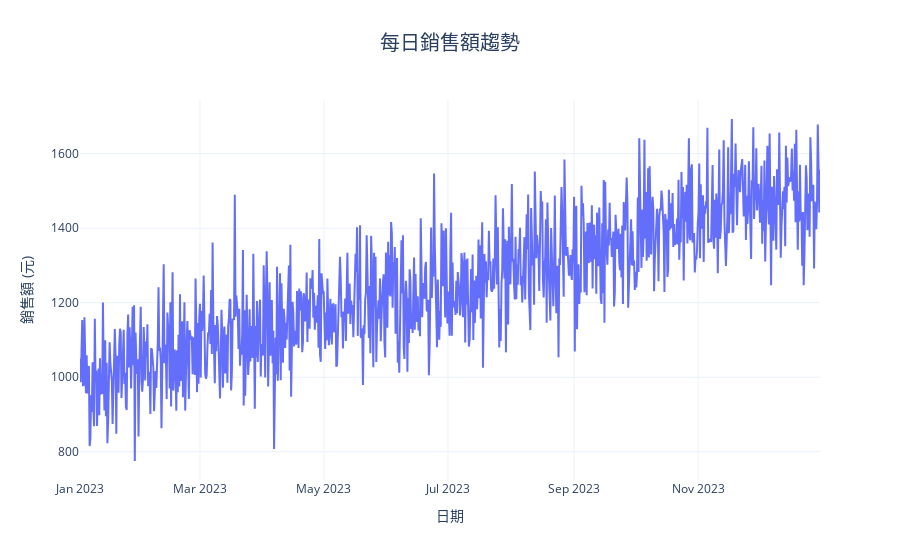

Here is the notebook cell this chart was saved with:
### Code cell
def basic_line_plot():
    """基本折線圖示範"""
    # 計算每日銷售額平均值
    daily_sales = df.groupby('日期')['銷售額'].mean().reset_index()
    
    # 創建互動式折線圖
    fig = px.line(daily_sales, x='日期', y='銷售額',
                  title='每日銷售額趨勢',
                  labels={'銷售額': '銷售額 (元)', '日期': '日期'},
                  template='plotly_white')
    
    # 更新布局
    fig.update_layout(
        title_x=0.5,
        title_font_size=20,
        showlegend=True,
        hovermode='x unified'
    )
    
    fig.show()

basic_line_plot()

### Figure 1 — Plotly figure (JSON) as saved in the notebook; plotly's stock layout.template omitted (floating-point values rounded to 4 significant figures; data arrays with more than 128 entries replaced by an {"elided": "..."} marker saying what was removed)
{"data": [{"hovertemplate": "日期=%{x}<br>銷售額 (元)=%{y}<extra></extra>", "legendgroup": "", "line": {"color": "#636efa", "dash": "solid"}, "marker": {"symbol": "circle"}, "mode": "lines", "name": "", "orientation": "v", "showlegend": false, "type": "scatter", "x": {"elided": "1000 str values"}, "xaxis": "x", "y": {"elided": "1000 float values"}, "yaxis": "y"}], "layout": {"hovermode": "x unified", "legend": {"tracegroupgap": 0}, "showlegend": true, "title": {"font": {"size": 20}, "text": "每日銷售額趨勢", "x": 0.5}, "xaxis": {"anchor": "y", "domain": [0, 1], "title": {"text": "日期"}}, "yaxis": {"anchor": "x", "domain": [0, 1], "title": {"text": "銷售額 (元)"}}}}
